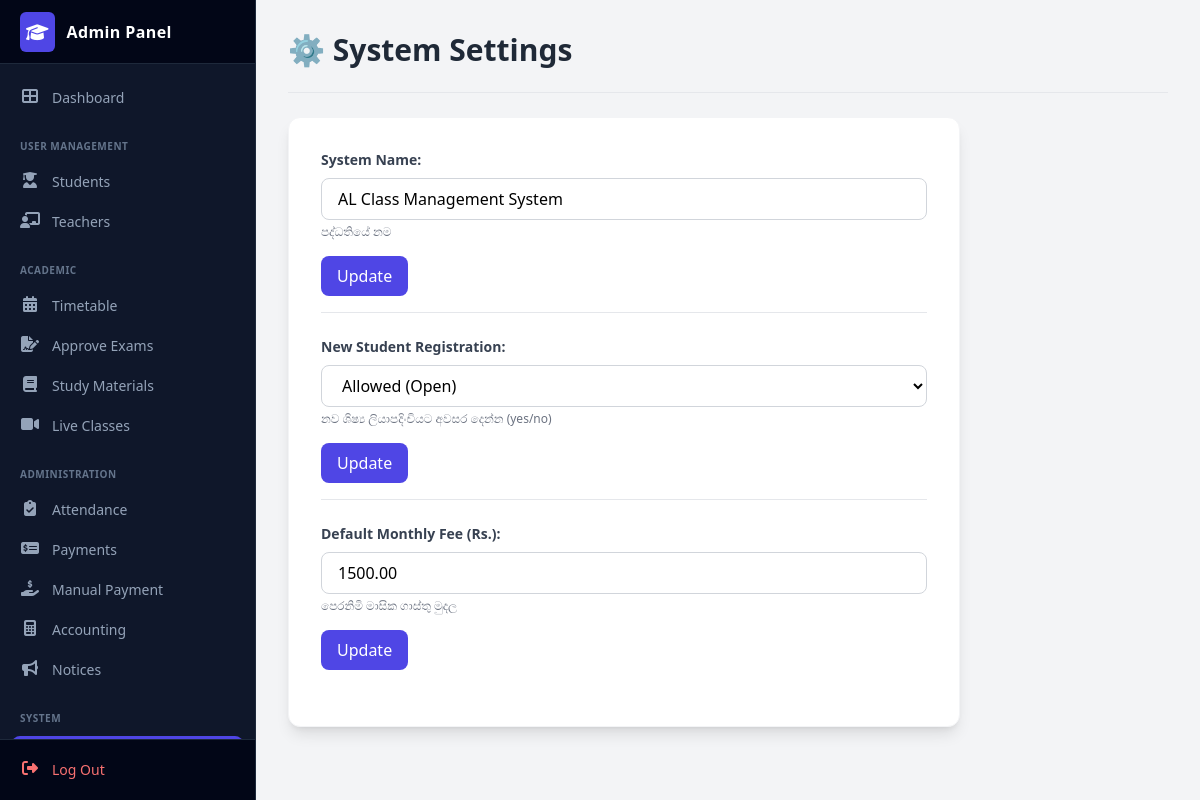
Screenshot of /admin/settings.php (signed in) with the database file from the repository.
### tables this page shows
CREATE TABLE `system_settings` (
  `setting_key` varchar(50) NOT NULL,
  `setting_value` varchar(255) NOT NULL,
  `description` varchar(255) DEFAULT NULL
);

### admin/settings.php (the view, shortened to what this page needs)
<?php
include('db_con.php');
$settings = [];
$settings_query = "SELECT setting_key, setting_value, description FROM system_settings";
$settings_result = $conn->query($settings_query);
if ($settings_result && $settings_result->num_rows > 0) {
    while($row = $settings_result->fetch_assoc()) {
        $settings[$row['setting_key']] = $row;
    }
}
?>
<!DOCTYPE html>
<html lang="en">
<head>
    <script src="https://cdn.tailwindcss.com"></script>
    <link rel="stylesheet" href="https://cdnjs.cloudflare.com/ajax/libs/font-awesome/6.4.0/css/all.min.css">
</head>
<body class="bg-gray-100 font-sans antialiased">
    <div class="flex">
        <?php include('includes/sidebar.php'); ?>
        <div class="ml-64 flex-1">
            <main class="p-8">
                <h1 class="text-3xl font-bold text-gray-800 mb-6">⚙️ System Settings</h1>
                <hr class="mb-6">
                <div class="w-full max-w-2xl bg-white rounded-xl shadow-lg border border-gray-100 p-8">
                    <?php if (isset($settings['system_name'])): ?>
                    <form method="POST" action="settings.php" class="mb-6 border-b pb-4">
                        <label for="system_name" class="block text-sm font-bold text-gray-700 mb-2">System Name:</label>
                        <input type="text" id="system_name" name="setting_value" value="<?php echo htmlspecialchars($settings['system_name']['setting_value']); ?>" required
                               class="w-full px-4 py-2 border border-gray-300 rounded-lg focus:ring-indigo-500 focus:border-indigo-500">
                        <p class="text-xs text-gray-500 mt-1"><?php echo htmlspecialchars($settings['system_name']['description']); ?></p>
                        <button type="submit" class="mt-4 px-4 py-2 bg-indigo-600 text-white font-medium rounded-lg hover:bg-indigo-700 transition">Update</button>
                    </form>
                    <?php endif; ?>
                    <?php if (isset($settings['allow_registration'])): ?>
                    <form method="POST" action="settings.php" class="mb-6 border-b pb-4">
                        <label for="allow_registration" class="block text-sm font-bold text-gray-700 mb-2">New Student Registration:</label>
                        <select id="allow_registration" name="setting_value" required
                                class="w-full px-4 py-2 border border-gray-300 rounded-lg focus:ring-indigo-500 focus:border-indigo-500 bg-white">
                            <option value="yes" <?php echo $settings['allow_registration']['setting_value'] == 'yes' ? 'selected' : ''; ?>>Allowed (Open)</option>
                        </select>
                        <p class="text-xs text-gray-500 mt-1"><?php echo htmlspecialchars($settings['allow_registration']['description']); ?></p>
                        <button type="submit" class="mt-4 px-4 py-2 bg-indigo-600 text-white font-medium rounded-lg hover:bg-indigo-700 transition">Update</button>
                    </form>
                    <?php endif; ?>
                    <?php if (isset($settings['monthly_fee_default'])): ?>
                    <form method="POST" action="settings.php" class="mb-6">
                        <label for="monthly_fee_default" class="block text-sm font-bold text-gray-700 mb-2">Default Monthly Fee (Rs.):</label>
                        <input type="number" id="monthly_fee_default" name="setting_value" value="<?php echo htmlspecialchars($settings['monthly_fee_default']['setting_value']); ?>" step="0.01" min="0" required
                               class="w-full px-4 py-2 border border-gray-300 rounded-lg focus:ring-indigo-500 focus:border-indigo-500">
                        <p class="text-xs text-gray-500 mt-1"><?php echo htmlspecialchars($settings['monthly_fee_default']['description']); ?></p>
                        <button type="submit" class="mt-4 px-4 py-2 bg-indigo-600 text-white font-medium rounded-lg hover:bg-indigo-700 transition">Update</button>
                    </form>
                    <?php endif; ?>
                </div>
            </main>
        </div>
    </div>
</body>
</html>

### rows the page displays
system_settings: setting_value "AL Class Management System", description "පද්ධතියේ නම"
system_settings: setting_value "Allowed (Open)", description "නව ශිෂ්‍ය ලියාපදිංචියට අවසර දෙන්න (yes/no)"
system_settings: setting_value "1500.00", description "පෙරනිමි මාසික ගාස්තු මුදල"
